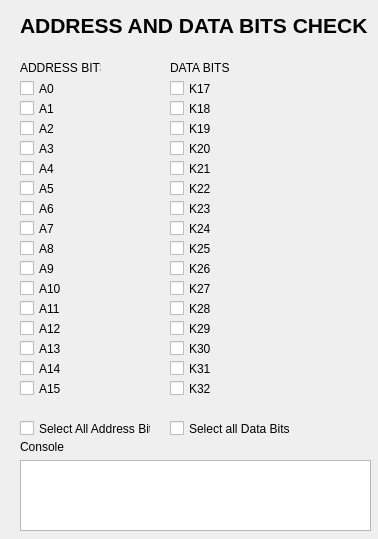
<?xml version="1.0" encoding="UTF-8"?>
<ui version="4.0">
 <class>Dialog</class>
 <widget class="QDialog" name="Dialog">
  <property name="enabled">
   <bool>true</bool>
  </property>
  <property name="geometry">
   <rect>
    <x>0</x>
    <y>0</y>
    <width>378</width>
    <height>539</height>
   </rect>
  </property>
  <property name="windowTitle">
   <string>Dialog</string>
  </property>
  <widget class="QCheckBox" name="chkA0">
   <property name="geometry">
    <rect>
     <x>20</x>
     <y>80</y>
     <width>70</width>
     <height>17</height>
    </rect>
   </property>
   <property name="text">
    <string>A0</string>
   </property>
  </widget>
  <widget class="QCheckBox" name="chkA1">
   <property name="geometry">
    <rect>
     <x>20</x>
     <y>100</y>
     <width>70</width>
     <height>17</height>
    </rect>
   </property>
   <property name="text">
    <string>A1</string>
   </property>
  </widget>
  <widget class="QCheckBox" name="chkA3">
   <property name="geometry">
    <rect>
     <x>20</x>
     <y>140</y>
     <width>70</width>
     <height>17</height>
    </rect>
   </property>
   <property name="text">
    <string>A3</string>
   </property>
  </widget>
  <widget class="QCheckBox" name="chkA2">
   <property name="geometry">
    <rect>
     <x>20</x>
     <y>120</y>
     <width>70</width>
     <height>17</height>
    </rect>
   </property>
   <property name="text">
    <string>A2</string>
   </property>
  </widget>
  <widget class="QCheckBox" name="chkA5">
   <property name="geometry">
    <rect>
     <x>20</x>
     <y>180</y>
     <width>70</width>
     <height>17</height>
    </rect>
   </property>
   <property name="text">
    <string>A5</string>
   </property>
  </widget>
  <widget class="QCheckBox" name="chkA6">
   <property name="geometry">
    <rect>
     <x>20</x>
     <y>200</y>
     <width>70</width>
     <height>17</height>
    </rect>
   </property>
   <property name="text">
    <string>A6</string>
   </property>
  </widget>
  <widget class="QCheckBox" name="chkA4">
   <property name="geometry">
    <rect>
     <x>20</x>
     <y>160</y>
     <width>70</width>
     <height>17</height>
    </rect>
   </property>
   <property name="text">
    <string>A4</string>
   </property>
  </widget>
  <widget class="QCheckBox" name="chkA7">
   <property name="geometry">
    <rect>
     <x>20</x>
     <y>220</y>
     <width>70</width>
     <height>17</height>
    </rect>
   </property>
   <property name="text">
    <string>A7</string>
   </property>
  </widget>
  <widget class="LedWidget" name="led1" native="true">
   <property name="geometry">
    <rect>
     <x>80</x>
     <y>80</y>
     <width>21</width>
     <height>21</height>
    </rect>
   </property>
  </widget>
  <widget class="LedWidget" name="led2" native="true">
   <property name="geometry">
    <rect>
     <x>80</x>
     <y>100</y>
     <width>21</width>
     <height>21</height>
    </rect>
   </property>
  </widget>
  <widget class="LedWidget" name="led3" native="true">
   <property name="geometry">
    <rect>
     <x>80</x>
     <y>120</y>
     <width>21</width>
     <height>21</height>
    </rect>
   </property>
  </widget>
  <widget class="LedWidget" name="led4" native="true">
   <property name="geometry">
    <rect>
     <x>80</x>
     <y>140</y>
     <width>21</width>
     <height>21</height>
    </rect>
   </property>
  </widget>
  <widget class="LedWidget" name="led6" native="true">
   <property name="geometry">
    <rect>
     <x>80</x>
     <y>180</y>
     <width>21</width>
     <height>21</height>
    </rect>
   </property>
  </widget>
  <widget class="LedWidget" name="led5" native="true">
   <property name="geometry">
    <rect>
     <x>80</x>
     <y>160</y>
     <width>21</width>
     <height>21</height>
    </rect>
   </property>
  </widget>
  <widget class="LedWidget" name="led8" native="true">
   <property name="geometry">
    <rect>
     <x>80</x>
     <y>220</y>
     <width>21</width>
     <height>21</height>
    </rect>
   </property>
  </widget>
  <widget class="LedWidget" name="led7" native="true">
   <property name="geometry">
    <rect>
     <x>80</x>
     <y>200</y>
     <width>21</width>
     <height>21</height>
    </rect>
   </property>
  </widget>
  <widget class="QLabel" name="lblBank2">
   <property name="geometry">
    <rect>
     <x>170</x>
     <y>60</y>
     <width>71</width>
     <height>16</height>
    </rect>
   </property>
   <property name="text">
    <string>DATA BITS</string>
   </property>
  </widget>
  <widget class="QLabel" name="lblBank1">
   <property name="geometry">
    <rect>
     <x>20</x>
     <y>60</y>
     <width>81</width>
     <height>16</height>
    </rect>
   </property>
   <property name="contextMenuPolicy">
    <enum>Qt::NoContextMenu</enum>
   </property>
   <property name="text">
    <string>ADDRESS BITS</string>
   </property>
  </widget>
  <widget class="QCheckBox" name="K19">
   <property name="geometry">
    <rect>
     <x>170</x>
     <y>120</y>
     <width>70</width>
     <height>17</height>
    </rect>
   </property>
   <property name="text">
    <string>K19</string>
   </property>
  </widget>
  <widget class="LedWidget" name="led19" native="true">
   <property name="geometry">
    <rect>
     <x>230</x>
     <y>120</y>
     <width>21</width>
     <height>21</height>
    </rect>
   </property>
  </widget>
  <widget class="LedWidget" name="led21" native="true">
   <property name="geometry">
    <rect>
     <x>230</x>
     <y>160</y>
     <width>21</width>
     <height>21</height>
    </rect>
   </property>
  </widget>
  <widget class="LedWidget" name="led17" native="true">
   <property name="geometry">
    <rect>
     <x>230</x>
     <y>80</y>
     <width>21</width>
     <height>21</height>
    </rect>
   </property>
  </widget>
  <widget class="QCheckBox" name="K18">
   <property name="geometry">
    <rect>
     <x>170</x>
     <y>100</y>
     <width>70</width>
     <height>17</height>
    </rect>
   </property>
   <property name="text">
    <string>K18</string>
   </property>
  </widget>
  <widget class="QCheckBox" name="K21">
   <property name="geometry">
    <rect>
     <x>170</x>
     <y>160</y>
     <width>70</width>
     <height>17</height>
    </rect>
   </property>
   <property name="text">
    <string>K21</string>
   </property>
  </widget>
  <widget class="QCheckBox" name="K22">
   <property name="geometry">
    <rect>
     <x>170</x>
     <y>180</y>
     <width>70</width>
     <height>17</height>
    </rect>
   </property>
   <property name="text">
    <string>K22</string>
   </property>
  </widget>
  <widget class="LedWidget" name="led22" native="true">
   <property name="geometry">
    <rect>
     <x>230</x>
     <y>180</y>
     <width>21</width>
     <height>21</height>
    </rect>
   </property>
  </widget>
  <widget class="LedWidget" name="led24" native="true">
   <property name="geometry">
    <rect>
     <x>230</x>
     <y>220</y>
     <width>21</width>
     <height>21</height>
    </rect>
   </property>
  </widget>
  <widget class="QCheckBox" name="K20">
   <property name="geometry">
    <rect>
     <x>170</x>
     <y>140</y>
     <width>70</width>
     <height>17</height>
    </rect>
   </property>
   <property name="text">
    <string>K20</string>
   </property>
  </widget>
  <widget class="QCheckBox" name="K24">
   <property name="geometry">
    <rect>
     <x>170</x>
     <y>220</y>
     <width>70</width>
     <height>17</height>
    </rect>
   </property>
   <property name="text">
    <string>K24</string>
   </property>
  </widget>
  <widget class="QCheckBox" name="K17">
   <property name="geometry">
    <rect>
     <x>170</x>
     <y>80</y>
     <width>70</width>
     <height>17</height>
    </rect>
   </property>
   <property name="text">
    <string>K17</string>
   </property>
  </widget>
  <widget class="LedWidget" name="led20" native="true">
   <property name="geometry">
    <rect>
     <x>230</x>
     <y>140</y>
     <width>21</width>
     <height>21</height>
    </rect>
   </property>
  </widget>
  <widget class="QCheckBox" name="K23">
   <property name="geometry">
    <rect>
     <x>170</x>
     <y>200</y>
     <width>70</width>
     <height>17</height>
    </rect>
   </property>
   <property name="text">
    <string>K23</string>
   </property>
  </widget>
  <widget class="LedWidget" name="led18" native="true">
   <property name="geometry">
    <rect>
     <x>230</x>
     <y>100</y>
     <width>21</width>
     <height>21</height>
    </rect>
   </property>
  </widget>
  <widget class="LedWidget" name="led23" native="true">
   <property name="geometry">
    <rect>
     <x>230</x>
     <y>200</y>
     <width>21</width>
     <height>21</height>
    </rect>
   </property>
  </widget>
  <widget class="QCheckBox" name="chkSelectbank1">
   <property name="geometry">
    <rect>
     <x>20</x>
     <y>420</y>
     <width>131</width>
     <height>17</height>
    </rect>
   </property>
   <property name="text">
    <string>Select All Address Bits</string>
   </property>
  </widget>
  <widget class="LedWidget" name="led11" native="true">
   <property name="geometry">
    <rect>
     <x>80</x>
     <y>280</y>
     <width>21</width>
     <height>21</height>
    </rect>
   </property>
  </widget>
  <widget class="QCheckBox" name="chkA8">
   <property name="geometry">
    <rect>
     <x>20</x>
     <y>240</y>
     <width>70</width>
     <height>17</height>
    </rect>
   </property>
   <property name="text">
    <string>A8</string>
   </property>
  </widget>
  <widget class="LedWidget" name="led10" native="true">
   <property name="geometry">
    <rect>
     <x>80</x>
     <y>260</y>
     <width>21</width>
     <height>21</height>
    </rect>
   </property>
  </widget>
  <widget class="QCheckBox" name="chkA10">
   <property name="geometry">
    <rect>
     <x>20</x>
     <y>280</y>
     <width>70</width>
     <height>17</height>
    </rect>
   </property>
   <property name="text">
    <string>A10</string>
   </property>
  </widget>
  <widget class="LedWidget" name="led14" native="true">
   <property name="geometry">
    <rect>
     <x>80</x>
     <y>340</y>
     <width>21</width>
     <height>21</height>
    </rect>
   </property>
  </widget>
  <widget class="QCheckBox" name="chkA14">
   <property name="geometry">
    <rect>
     <x>20</x>
     <y>360</y>
     <width>70</width>
     <height>17</height>
    </rect>
   </property>
   <property name="text">
    <string>A14</string>
   </property>
  </widget>
  <widget class="LedWidget" name="led12" native="true">
   <property name="geometry">
    <rect>
     <x>80</x>
     <y>300</y>
     <width>21</width>
     <height>21</height>
    </rect>
   </property>
  </widget>
  <widget class="LedWidget" name="led16" native="true">
   <property name="geometry">
    <rect>
     <x>80</x>
     <y>380</y>
     <width>21</width>
     <height>21</height>
    </rect>
   </property>
  </widget>
  <widget class="LedWidget" name="led13" native="true">
   <property name="geometry">
    <rect>
     <x>80</x>
     <y>320</y>
     <width>21</width>
     <height>21</height>
    </rect>
   </property>
  </widget>
  <widget class="LedWidget" name="led15" native="true">
   <property name="geometry">
    <rect>
     <x>80</x>
     <y>360</y>
     <width>21</width>
     <height>21</height>
    </rect>
   </property>
  </widget>
  <widget class="QCheckBox" name="chkA11">
   <property name="geometry">
    <rect>
     <x>20</x>
     <y>300</y>
     <width>70</width>
     <height>17</height>
    </rect>
   </property>
   <property name="text">
    <string>A11</string>
   </property>
  </widget>
  <widget class="QCheckBox" name="chkA13">
   <property name="geometry">
    <rect>
     <x>20</x>
     <y>340</y>
     <width>70</width>
     <height>17</height>
    </rect>
   </property>
   <property name="text">
    <string>A13</string>
   </property>
  </widget>
  <widget class="QCheckBox" name="chkA15">
   <property name="geometry">
    <rect>
     <x>20</x>
     <y>380</y>
     <width>70</width>
     <height>17</height>
    </rect>
   </property>
   <property name="text">
    <string>A15</string>
   </property>
  </widget>
  <widget class="QCheckBox" name="chkA9">
   <property name="geometry">
    <rect>
     <x>20</x>
     <y>260</y>
     <width>70</width>
     <height>17</height>
    </rect>
   </property>
   <property name="text">
    <string>A9</string>
   </property>
  </widget>
  <widget class="QCheckBox" name="chkA12">
   <property name="geometry">
    <rect>
     <x>20</x>
     <y>320</y>
     <width>70</width>
     <height>17</height>
    </rect>
   </property>
   <property name="text">
    <string>A12</string>
   </property>
  </widget>
  <widget class="LedWidget" name="led9" native="true">
   <property name="geometry">
    <rect>
     <x>80</x>
     <y>240</y>
     <width>21</width>
     <height>21</height>
    </rect>
   </property>
  </widget>
  <widget class="LedWidget" name="led26" native="true">
   <property name="geometry">
    <rect>
     <x>230</x>
     <y>260</y>
     <width>21</width>
     <height>21</height>
    </rect>
   </property>
  </widget>
  <widget class="QCheckBox" name="K27">
   <property name="geometry">
    <rect>
     <x>170</x>
     <y>280</y>
     <width>70</width>
     <height>17</height>
    </rect>
   </property>
   <property name="text">
    <string>K27</string>
   </property>
  </widget>
  <widget class="QCheckBox" name="K31">
   <property name="geometry">
    <rect>
     <x>170</x>
     <y>360</y>
     <width>70</width>
     <height>17</height>
    </rect>
   </property>
   <property name="text">
    <string>K31</string>
   </property>
  </widget>
  <widget class="QCheckBox" name="K28">
   <property name="geometry">
    <rect>
     <x>170</x>
     <y>300</y>
     <width>70</width>
     <height>17</height>
    </rect>
   </property>
   <property name="text">
    <string>K28</string>
   </property>
  </widget>
  <widget class="QCheckBox" name="K30">
   <property name="geometry">
    <rect>
     <x>170</x>
     <y>340</y>
     <width>70</width>
     <height>17</height>
    </rect>
   </property>
   <property name="text">
    <string>K30</string>
   </property>
  </widget>
  <widget class="LedWidget" name="led31" native="true">
   <property name="geometry">
    <rect>
     <x>230</x>
     <y>360</y>
     <width>21</width>
     <height>21</height>
    </rect>
   </property>
  </widget>
  <widget class="QCheckBox" name="K26">
   <property name="geometry">
    <rect>
     <x>170</x>
     <y>260</y>
     <width>70</width>
     <height>17</height>
    </rect>
   </property>
   <property name="text">
    <string>K26</string>
   </property>
  </widget>
  <widget class="LedWidget" name="led28" native="true">
   <property name="geometry">
    <rect>
     <x>230</x>
     <y>300</y>
     <width>21</width>
     <height>21</height>
    </rect>
   </property>
  </widget>
  <widget class="LedWidget" name="led27" native="true">
   <property name="geometry">
    <rect>
     <x>230</x>
     <y>280</y>
     <width>21</width>
     <height>21</height>
    </rect>
   </property>
  </widget>
  <widget class="QCheckBox" name="chkSelectbank2">
   <property name="geometry">
    <rect>
     <x>170</x>
     <y>420</y>
     <width>121</width>
     <height>17</height>
    </rect>
   </property>
   <property name="text">
    <string>Select all Data Bits</string>
   </property>
  </widget>
  <widget class="LedWidget" name="led29" native="true">
   <property name="geometry">
    <rect>
     <x>230</x>
     <y>320</y>
     <width>21</width>
     <height>21</height>
    </rect>
   </property>
  </widget>
  <widget class="QCheckBox" name="K25">
   <property name="geometry">
    <rect>
     <x>170</x>
     <y>240</y>
     <width>70</width>
     <height>17</height>
    </rect>
   </property>
   <property name="text">
    <string>K25</string>
   </property>
  </widget>
  <widget class="LedWidget" name="led30" native="true">
   <property name="geometry">
    <rect>
     <x>230</x>
     <y>340</y>
     <width>21</width>
     <height>21</height>
    </rect>
   </property>
  </widget>
  <widget class="LedWidget" name="led32" native="true">
   <property name="geometry">
    <rect>
     <x>230</x>
     <y>380</y>
     <width>21</width>
     <height>21</height>
    </rect>
   </property>
  </widget>
  <widget class="QCheckBox" name="K32">
   <property name="geometry">
    <rect>
     <x>170</x>
     <y>380</y>
     <width>70</width>
     <height>17</height>
    </rect>
   </property>
   <property name="text">
    <string>K32</string>
   </property>
  </widget>
  <widget class="QCheckBox" name="K29">
   <property name="geometry">
    <rect>
     <x>170</x>
     <y>320</y>
     <width>70</width>
     <height>17</height>
    </rect>
   </property>
   <property name="text">
    <string>K29</string>
   </property>
  </widget>
  <widget class="LedWidget" name="led25" native="true">
   <property name="geometry">
    <rect>
     <x>230</x>
     <y>240</y>
     <width>21</width>
     <height>21</height>
    </rect>
   </property>
  </widget>
  <widget class="QLabel" name="lblheader">
   <property name="geometry">
    <rect>
     <x>20</x>
     <y>10</y>
     <width>431</width>
     <height>31</height>
    </rect>
   </property>
   <property name="font">
    <font>
     <pointsize>16</pointsize>
     <weight>75</weight>
     <bold>true</bold>
    </font>
   </property>
   <property name="text">
    <string>ADDRESS AND DATA BITS CHECK</string>
   </property>
  </widget>
  <widget class="QPlainTextEdit" name="plainTextEdit">
   <property name="geometry">
    <rect>
     <x>20</x>
     <y>460</y>
     <width>351</width>
     <height>71</height>
    </rect>
   </property>
  </widget>
  <widget class="QLabel" name="lblboardid_2">
   <property name="geometry">
    <rect>
     <x>20</x>
     <y>440</y>
     <width>47</width>
     <height>13</height>
    </rect>
   </property>
   <property name="text">
    <string>Console</string>
   </property>
  </widget>
  <zorder>chkA8</zorder>
  <zorder>chkA0</zorder>
  <zorder>chkA1</zorder>
  <zorder>chkA3</zorder>
  <zorder>chkA2</zorder>
  <zorder>chkA5</zorder>
  <zorder>chkA6</zorder>
  <zorder>chkA4</zorder>
  <zorder>chkA7</zorder>
  <zorder>led1</zorder>
  <zorder>led2</zorder>
  <zorder>led3</zorder>
  <zorder>led4</zorder>
  <zorder>led6</zorder>
  <zorder>led5</zorder>
  <zorder>led8</zorder>
  <zorder>led7</zorder>
  <zorder>lblBank2</zorder>
  <zorder>lblBank1</zorder>
  <zorder>K19</zorder>
  <zorder>led19</zorder>
  <zorder>led21</zorder>
  <zorder>led17</zorder>
  <zorder>K18</zorder>
  <zorder>K21</zorder>
  <zorder>K22</zorder>
  <zorder>led22</zorder>
  <zorder>led24</zorder>
  <zorder>K20</zorder>
  <zorder>K24</zorder>
  <zorder>K17</zorder>
  <zorder>led20</zorder>
  <zorder>K23</zorder>
  <zorder>led18</zorder>
  <zorder>led23</zorder>
  <zorder>chkSelectbank1</zorder>
  <zorder>led11</zorder>
  <zorder>led10</zorder>
  <zorder>chkA10</zorder>
  <zorder>led14</zorder>
  <zorder>chkA14</zorder>
  <zorder>led12</zorder>
  <zorder>led16</zorder>
  <zorder>led13</zorder>
  <zorder>led15</zorder>
  <zorder>chkA11</zorder>
  <zorder>chkA13</zorder>
  <zorder>chkA15</zorder>
  <zorder>chkA9</zorder>
  <zorder>chkA12</zorder>
  <zorder>led9</zorder>
  <zorder>led26</zorder>
  <zorder>K27</zorder>
  <zorder>K31</zorder>
  <zorder>K28</zorder>
  <zorder>K30</zorder>
  <zorder>led31</zorder>
  <zorder>K26</zorder>
  <zorder>led28</zorder>
  <zorder>led27</zorder>
  <zorder>chkSelectbank2</zorder>
  <zorder>led29</zorder>
  <zorder>K25</zorder>
  <zorder>led30</zorder>
  <zorder>led32</zorder>
  <zorder>K32</zorder>
  <zorder>K29</zorder>
  <zorder>led25</zorder>
  <zorder>lblheader</zorder>
  <zorder>plainTextEdit</zorder>
  <zorder>lblboardid_2</zorder>
 </widget>
 <customwidgets>
  <customwidget>
   <class>LedWidget</class>
   <extends>QWidget</extends>
   <header>ledwidget.h</header>
   <container>1</container>
  </customwidget>
 </customwidgets>
 <resources/>
 <connections/>
</ui>
